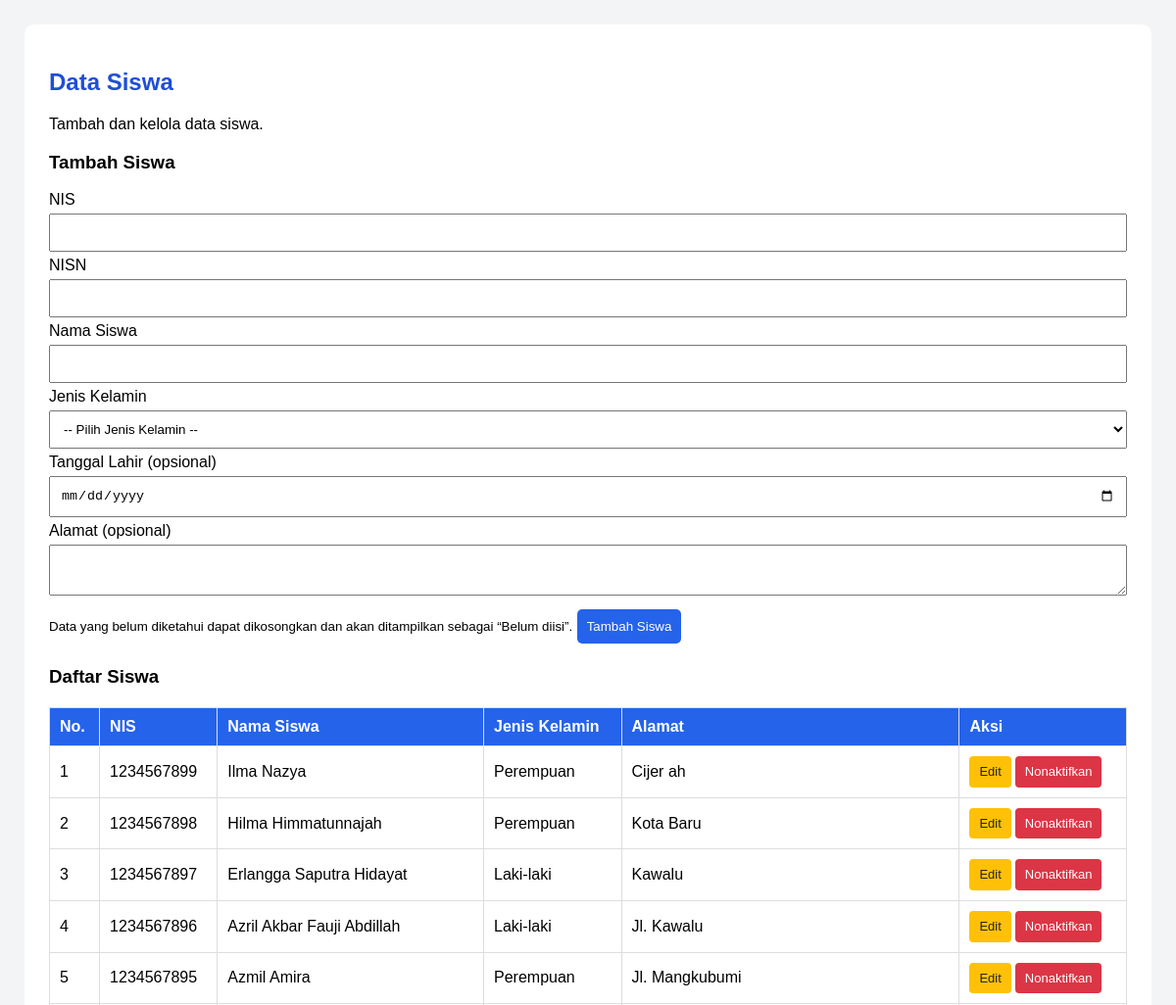
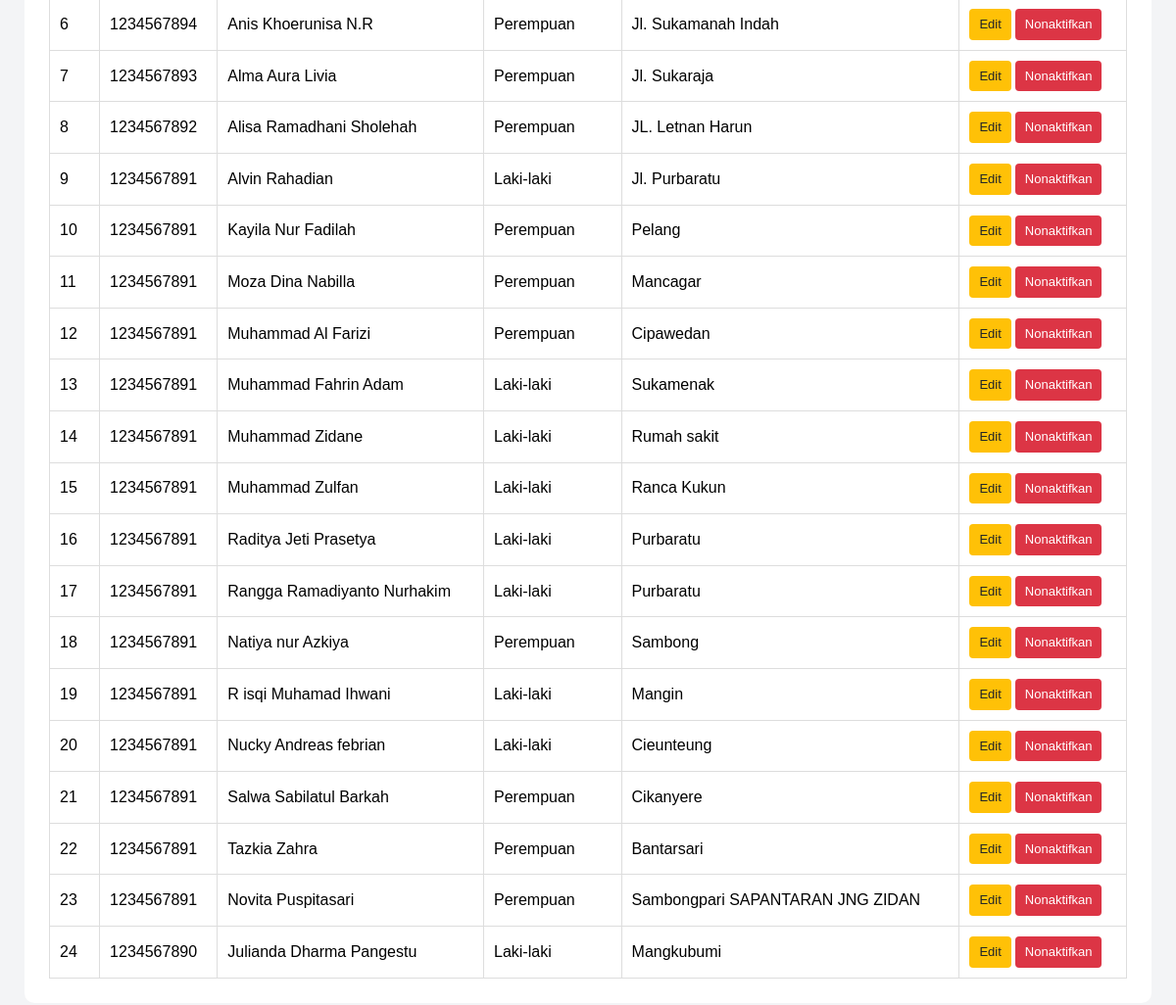
Page /datasiswa.php on the committed database (2 pictures, top to bottom).
### tables this page shows
CREATE TABLE `t_siswa` (
  `id` int(11) NOT NULL,
  `nis` varchar(30) DEFAULT NULL,
  `nisn` varchar(20) NOT NULL,
  `nama` varchar(150) DEFAULT NULL,
  `jenis_kelamin` char(1) DEFAULT NULL,
  `tanggal_lahir` date DEFAULT NULL,
  `alamat` text DEFAULT NULL,
  `status_aktif` tinyint(1) NOT NULL,
  `created_at` timestamp NOT NULL DEFAULT current_timestamp(),
  `updated_at` timestamp NOT NULL DEFAULT current_timestamp()
);

### datasiswa.php (the view, shortened to what this page needs)
<?php
require_once __DIR__ . '/cek_session.php';
function aman($teks) {
    return htmlspecialchars(
        (string) $teks,
        ENT_QUOTES,
        'UTF-8'
    );
}
$siswaEdit = null;
$result = mysqli_query(
    $koneksi,
    "SELECT id, nis, nama, jenis_kelamin, alamat
     FROM t_siswa
     WHERE status_aktif = 1
     ORDER BY
        CASE WHEN nis LIKE 'TMP26-%' THEN 0 ELSE 1 END,
        CASE
            WHEN nis LIKE 'TMP26-%'
            THEN CAST(SUBSTRING_INDEX(nis, '-', -1) AS UNSIGNED)
            ELSE 0
        END,
        nis DESC"
);
?>
<!DOCTYPE html>
<html lang="id">
<head>
</head>
<body>
<div class="container">
    <h2>Data Siswa</h2>
    <p>Tambah dan kelola data siswa.</p>
    <h3><?= $siswaEdit ? 'Edit Siswa' : 'Tambah Siswa' ?></h3>
    <form method="POST" action="datasiswa.php<?= $siswaEdit ? '?edit=' . (int)$siswaEdit['id'] : '' ?>">
        <label>NIS</label>
        <input type="text" name="nis" value="<?= aman($_POST['nis'] ?? $siswaEdit['nis'] ?? '') ?>" required>
        <label>NISN</label>
        <input type="text" name="nisn" value="<?= aman($_POST['nisn'] ?? $siswaEdit['nisn'] ?? '') ?>" required>
        <label>Nama Siswa</label>
        <input type="text" name="nama" value="<?= aman($_POST['nama'] ?? $siswaEdit['nama'] ?? '') ?>" required>
        <label>Jenis Kelamin</label>
        <select name="jenis_kelamin" required>
            <option value="">-- Pilih Jenis Kelamin --</option>
        </select>
        <label>Tanggal Lahir (opsional)</label>
        <input type="date" name="tanggal_lahir" value="<?= aman($_POST['tanggal_lahir'] ?? $siswaEdit['tanggal_lahir'] ?? '') ?>">
        <label>Alamat (opsional)</label>
        <textarea name="alamat"><?= aman($_POST['alamat'] ?? $siswaEdit['alamat'] ?? '') ?></textarea>
        <small>Data yang belum diketahui dapat dikosongkan dan akan ditampilkan sebagai “Belum diisi”.</small>
        <button type="submit" name="<?= $siswaEdit ? 'simpan_edit' : 'tambah' ?>">
            <?= $siswaEdit ? 'Simpan Perubahan' : 'Tambah Siswa' ?>
        </button>
    </form>
    <h3>Daftar Siswa</h3>
    <table class="tabel">
        <thead>
        <tr>
            <th>No.</th>
            <th>NIS</th>
            <th>Nama Siswa</th>
            <th>Jenis Kelamin</th>
            <th>Alamat</th>
            <th>Aksi</th>
        </tr>
        </thead>
        <tbody>
        <?php if (mysqli_num_rows($result) > 0): ?>
            <?php $no = 1; ?>
            <?php while ($siswa = mysqli_fetch_assoc($result)): ?>
                <tr>
                    <td><?= $no++ ?></td>
                    <td><?= aman($siswa['nis']) ?></td>
                    <td><?= aman($siswa['nama']) ?></td>
                    <td><?= aman(match ($siswa['jenis_kelamin']) {
                        'L' => 'Laki-laki',
                        'P' => 'Perempuan',
                        default => 'Belum diisi',
                    }) ?></td>
                    <td><?= aman($siswa['alamat'] ?: 'Belum diisi') ?></td>
                    <td>
                        <div class="aksi-buttons">
                        <a class="btn-aksi btn-edit" href="datasiswa.php?edit=<?= (int)$siswa['id'] ?>">Edit</a>
                        <form method="POST" action="datasiswa.php"
                              onsubmit="return confirm('Yakin ingin menonaktifkan siswa ini?');">
                            <button type="submit" name="hapus"
                                    class="btn-aksi hapus">
                                Nonaktifkan
                            </button>
                        </form>
                        </div>
                    </td>
                </tr>
            <?php endwhile; ?>
        <?php else: ?>
            <tr>
                <td colspan="6">Belum ada data siswa.</td>
            </tr>
        <?php endif; ?>
        </tbody>
    </table>
</div>
</body>
</html>

### datasiswa.php (style rules this page uses)
body { font-family: Arial, sans-serif; background: #f3f4f6; margin: 0; padding: 25px; }
.container { max-width: 1100px; margin: auto; background: white; padding: 25px; border-radius: 10px; }
h2 { color: #1d4ed8; }
input, select, textarea, button { padding: 10px; margin: 5px 0; box-sizing: border-box; }
input, select, textarea { width: 100%; }
button { border: none; border-radius: 5px; cursor: pointer; color: white; background: #2563eb; }
.hapus { background: #dc2626; }
.aksi-buttons { display: flex; align-items: center; gap: 4px; white-space: nowrap; }
.aksi-buttons form { margin: 0; }
.aksi-buttons .btn-aksi { display: inline-block; margin: 0; padding: 8px 10px; border: 0; border-radius: 4px; color: white; font-size: 13px; line-height: 1.2; text-decoration: none; cursor: pointer; }
.aksi-buttons .btn-edit { background: #ffc107; color: #212529; }
.aksi-buttons .hapus { background: #dc3545; }
.tabel { width: 100%; border-collapse: collapse; margin-top: 20px; }
.tabel th, .tabel td { border: 1px solid #ddd; padding: 10px; text-align: left; }
.tabel th { background: #2563eb; color: white; }

### rows in the picture
t_siswa: nis "1234567899", nama "Ilma Nazya", jenis_kelamin "Perempuan", alamat "Cijer ah"
t_siswa: nis "1234567898", nama "Hilma Himmatunnajah", jenis_kelamin "Perempuan", alamat "Kota Baru"
t_siswa: nis "1234567897", nama "Erlangga Saputra Hidayat", jenis_kelamin "Laki-laki", alamat "Kawalu"
t_siswa: nis "1234567896", nama "Azril Akbar Fauji Abdillah", jenis_kelamin "Laki-laki", alamat "Jl. Kawalu"
t_siswa: nis "1234567895", nama "Azmil Amira", jenis_kelamin "Perempuan", alamat "Jl. Mangkubumi"
t_siswa: nis "1234567894", nama "Anis Khoerunisa N.R", jenis_kelamin "Perempuan", alamat "Jl. Sukamanah Indah"
t_siswa: nis "1234567893", nama "Alma Aura Livia", jenis_kelamin "Perempuan", alamat "Jl. Sukaraja"
t_siswa: nis "1234567892", nama "Alisa Ramadhani Sholehah", jenis_kelamin "Perempuan", alamat "JL. Letnan Harun"
t_siswa: nis "1234567891", nama "Alvin Rahadian", jenis_kelamin "Laki-laki", alamat "Jl. Purbaratu"
t_siswa: nis "1234567891", nama "Kayila Nur Fadilah", jenis_kelamin "Perempuan", alamat "Pelang"
t_siswa: nis "1234567891", nama "Moza Dina Nabilla", jenis_kelamin "Perempuan", alamat "Mancagar"
t_siswa: nis "1234567891", nama "Muhammad Al Farizi", jenis_kelamin "Perempuan", alamat "Cipawedan"
t_siswa: nis "1234567891", nama "Muhammad Fahrin Adam", jenis_kelamin "Laki-laki", alamat "Sukamenak"
t_siswa: nis "1234567891", nama "Muhammad Zidane", jenis_kelamin "Laki-laki", alamat "Rumah sakit"
t_siswa: nis "1234567891", nama "Muhammad Zulfan", jenis_kelamin "Laki-laki", alamat "Ranca Kukun"
t_siswa: nis "1234567891", nama "Raditya Jeti Prasetya", jenis_kelamin "Laki-laki", alamat "Purbaratu"
t_siswa: nis "1234567891", nama "Rangga Ramadiyanto Nurhakim", jenis_kelamin "Laki-laki", alamat "Purbaratu"
t_siswa: nis "1234567891", nama "Natiya nur Azkiya", jenis_kelamin "Perempuan", alamat "Sambong"
t_siswa: nis "1234567891", nama "R isqi Muhamad Ihwani", jenis_kelamin "Laki-laki", alamat "Mangin"
t_siswa: nis "1234567891", nama "Nucky Andreas febrian", jenis_kelamin "Laki-laki", alamat "Cieunteung"
t_siswa: nis "1234567891", nama "Salwa Sabilatul Barkah", jenis_kelamin "Perempuan", alamat "Cikanyere"
t_siswa: nis "1234567891", nama "Tazkia Zahra", jenis_kelamin "Perempuan", alamat "Bantarsari"
t_siswa: nis "1234567891", nama "Novita Puspitasari", jenis_kelamin "Perempuan", alamat "Sambongpari SAPANTARAN JNG ZIDAN"
t_siswa: nis "1234567890", nama "Julianda Dharma Pangestu", jenis_kelamin "Laki-laki", alamat "Mangkubumi"
